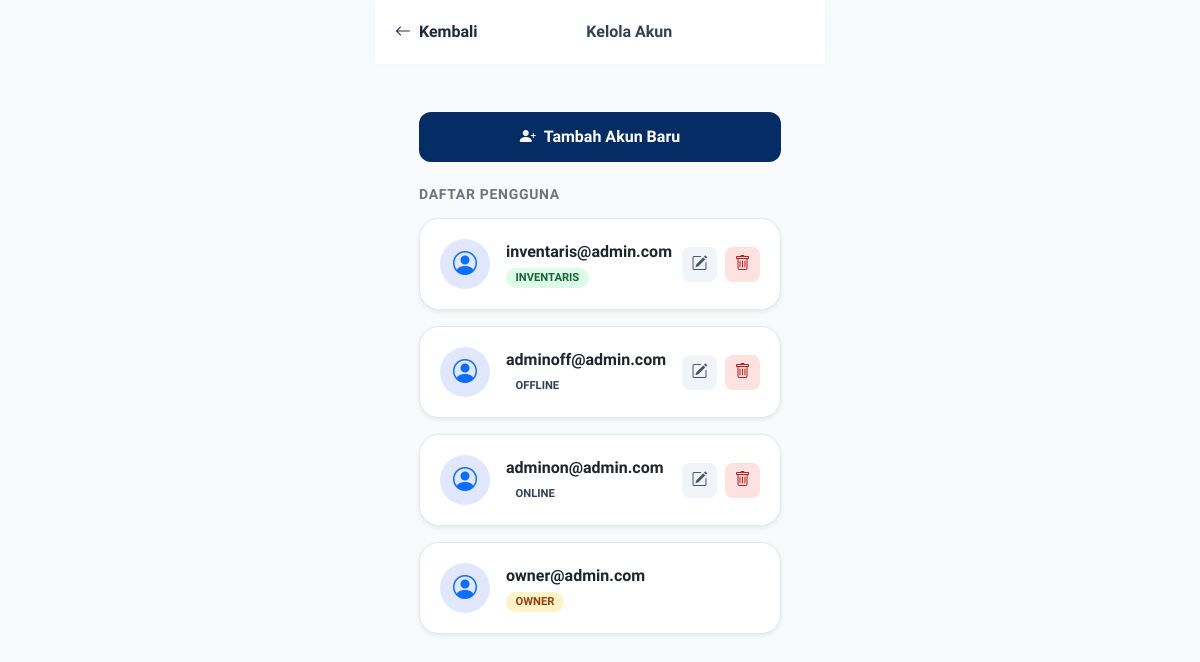
Screenshot of /page/kelolaakun.php (signed in) with the database file from the repository.
### tables this page shows
CREATE TABLE `user` (
  `id` int(100) NOT NULL,
  `email` varchar(50) NOT NULL,
  `password` varchar(20) NOT NULL,
  `role` varchar(20) NOT NULL
);

### page/kelolaakun.php (the view, shortened to what this page needs)
<?php
    include __DIR__ . '/../koneksi.php';
?>
<!DOCTYPE html>
<html lang="id">
<head>
    <link rel="stylesheet" href="../css/stylepage2.css">
    <link href="https://cdn.jsdelivr.net/npm/bootstrap@5.3.0/dist/css/bootstrap.min.css" rel="stylesheet">
    <link rel="stylesheet" href="https://cdn.jsdelivr.net/npm/bootstrap-icons@1.11.1/font/bootstrap-icons.css">
</head>
<body>
    <?php
    $query_user = "SELECT * FROM user ORDER BY role ASC";
    $result_user = mysqli_query($connect, $query_user);
    ?>
        <nav class="top-nav container-mobile">
            <a href="dashboard_inventaris.php" class="btn-back">
                <i class="bi bi-arrow-left"></i>
                <span>Kembali</span>
            </a>
            <h6 class="m-0 fw-bold text-center">Kelola Akun</h6>
        </nav>
    <div class="container-mobile">
        <div class="header-section">
            <button class="btn-add-user" data-bs-toggle="modal" data-bs-target="#modalUser" onclick="resetForm()">
                <i class="bi bi-person-plus-fill"></i>
                Tambah Akun Baru
            </button>
            <h6 class="text-secondary fw-bold small text-uppercase mb-3" style="letter-spacing: 0.05em;">Daftar Pengguna</h6>
            <?php if ($result_user && mysqli_num_rows($result_user) > 0): ?>
                <?php while($row = mysqli_fetch_assoc($result_user)): ?>
                    <div class="user-card shadow-sm">
                        <div class="avatar-box">
                            <i class="bi bi-person-circle"></i>
                        </div>
                        <div class="flex-grow-1">
                            <div class="fw-bold text-dark"><?php echo htmlspecialchars($row['email']); ?></div>
                            <span class="role-badge badge-<?php echo $row['role']; ?>">
                                <?php echo $row['role']; ?>
                            </span>
                        </div>
                        <div class="d-flex gap-2">
                            <?php if ($row['role'] !== 'owner'): ?>
                                <button class="action-btn btn-edit"
                                        onclick="editUser('<?php echo $row['id']; ?>', '<?php echo $row['email']; ?>', '<?php echo $row['role']; ?>')"
                                        data-bs-toggle="modal" data-bs-target="#modalUser">
                                    <i class="bi bi-pencil-square"></i>
                                </button>
                                <a href="../proses/hapusakun.php?id=<?php echo $row['id']; ?>"
                                class="action-btn btn-delete"
                                onclick="return confirm('Hapus akun ini?')">
                                    <i class="bi bi-trash"></i>
                                </a>
                            <?php else: ?>
                            <?php endif; ?>
                        </div>
                    </div>
                <?php endwhile; ?>
            <?php endif; ?>
        </div>
    </div>
</body>
</html>

### css/stylepage2.css (style rules this page uses)
.container-mobile { max-width: 450px; margin: 0 auto; padding: 2rem; width: 100%; }
:root { --primary-blue: #0d6efd; --dark-blue: #052c65; --soft-bg: #f8fafc; }
body { font-family: 'Plus Jakarta Sans', sans-serif; background-color: var(--soft-bg); color: #334155; }
.container-mobile { max-width: 450px; margin: 0 auto; padding: 1.5rem; }
.top-nav { padding: 1.25rem; display: flex; align-items: center; justify-content: space-between; background: white; position: sticky; top: 0; z-index: 100; box-shadow: 0 2px 10px rgba(0, 0, 0, 0.02); }
.btn-back { color: #1e293b; text-decoration: none; display: flex; align-items: center; font-weight: 600; gap: 8px; }
.header-section { padding: 1.5rem 1.25rem; }
.user-card { background: white; border-radius: 1.25rem; padding: 1.25rem; margin-bottom: 1rem; border: 1px solid #e2e8f0; display: flex; align-items: center; transition: all 0.2s ease; }
.avatar-box { width: 50px; height: 50px; border-radius: 50%; background: #e0e7ff; color: var(--primary-blue); display: flex; align-items: center; justify-content: center; font-size: 1.5rem; margin-right: 1rem; }
.role-badge { font-size: 0.7rem; padding: 0.2rem 0.6rem; border-radius: 20px; text-transform: uppercase; font-weight: 700; }
.badge-owner { background: #fef3c7; color: #92400e; }
.badge-inventaris { background: #dcfce7; color: #166534; }
.btn-add-user { background: var(--dark-blue); color: white; border: none; border-radius: 12px; padding: 0.8rem 1.2rem; font-weight: 600; width: 100%; margin-bottom: 1.5rem; display: flex; align-items: center; justify-content: center; gap: 8px; }
.action-btn { width: 35px; height: 35px; border-radius: 8px; display: flex; align-items: center; justify-content: center; border: none; transition: opacity 0.2s; }
.btn-edit { background: #f1f5f9; color: #475569; }
.btn-delete { background: #fee2e2; color: #b91c1c; }

### page/kelolaakun.php (style rules this page uses)
body { font-family: 'Plus Jakarta Sans', sans-serif; background-color: var(--soft-bg); color: #334155; }

### rows the page displays
user: email "inventaris@admin.com", role "INVENTARIS"
user: email "adminoff@admin.com", role "OFFLINE"
user: email "adminon@admin.com", role "ONLINE"
user: email "owner@admin.com", role "OWNER"
